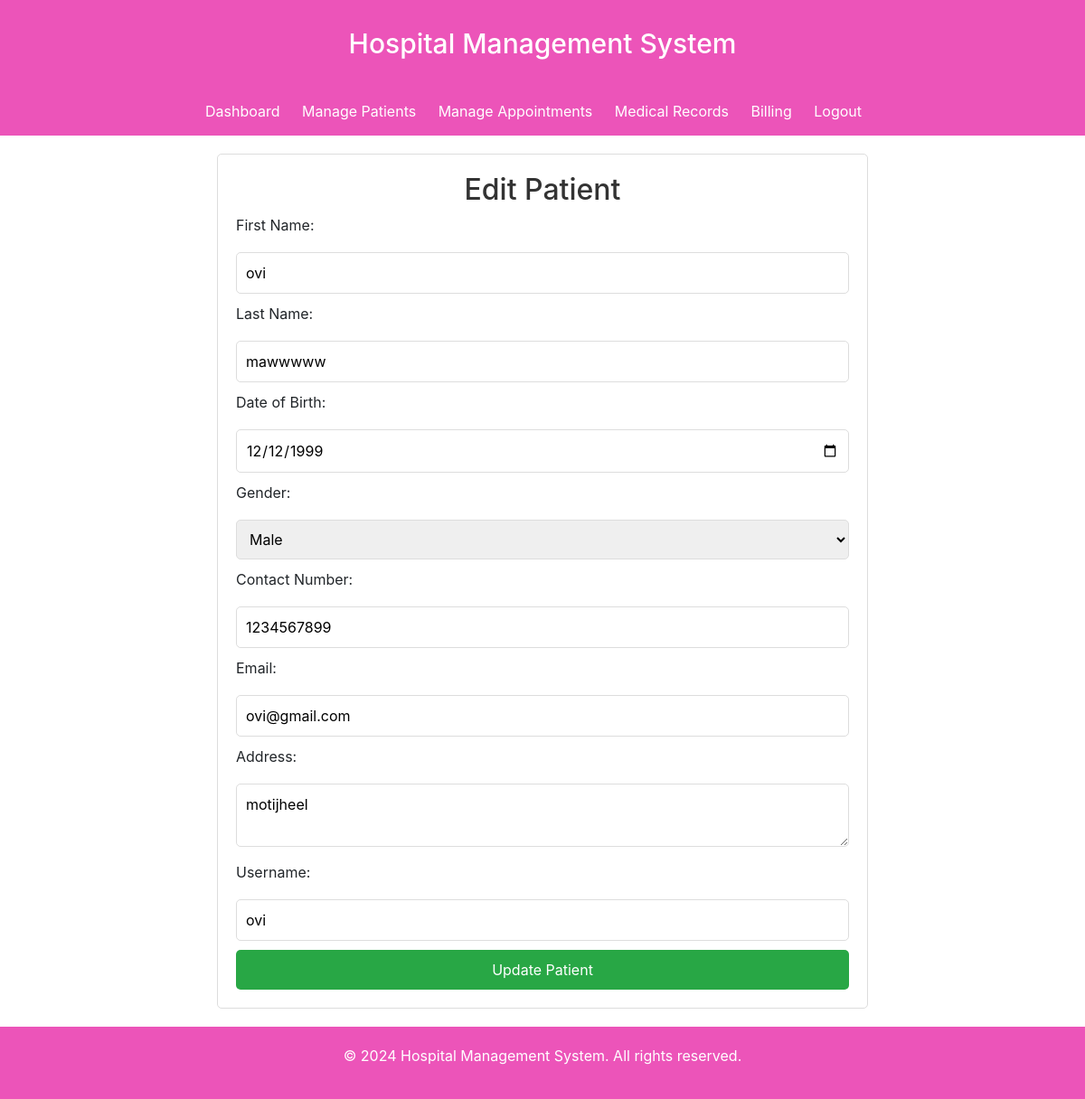
The page /patients/edit_patient.php?patient_id=2 (signed in) on the database its author committed.
### tables this page shows
CREATE TABLE `patients` (
  `patient_id` int(11) NOT NULL,
  `first_name` varchar(100) NOT NULL,
  `last_name` varchar(100) NOT NULL,
  `date_of_birth` date NOT NULL,
  `gender` enum('Male','Female','Other') NOT NULL,
  `contact_number` varchar(15) NOT NULL,
  `email` varchar(150) NOT NULL,
  `address` text NOT NULL,
  `username` varchar(50) NOT NULL,
  `password` varchar(255) NOT NULL,
  `created_at` timestamp NOT NULL DEFAULT current_timestamp()
);

### patients/edit_patient.php (the view, shortened to what this page needs)
<?php
include '../config/db.php';
if (isset($_GET['patient_id'])) {
    try {
        $patient_id = $_GET['patient_id'];
        $sql = "SELECT * FROM patients WHERE patient_id = ?";
        $stmt = $conn->prepare($sql);
        $stmt->execute([$patient_id]);
        $patient = $stmt->fetch();
    } catch (PDOException $e) {
        die("Database error: " . $e->getMessage());
    }
} else {
    header("Location: view_patients.php");
    exit();
}
?>
<?php include '../includes/header.php'; ?>
<div class="form-container">
    <h2>Edit Patient</h2>
    <form method="POST" action="edit_patient.php">
        <label for="first_name">First Name:</label>
        <input type="text" id="first_name" name="first_name" value="<?php echo htmlspecialchars($patient['first_name']); ?>" required>
        <label for="last_name">Last Name:</label>
        <input type="text" id="last_name" name="last_name" value="<?php echo htmlspecialchars($patient['last_name']); ?>" required>
        <label for="date_of_birth">Date of Birth:</label>
        <input type="date" id="date_of_birth" name="date_of_birth" value="<?php echo $patient['date_of_birth']; ?>" required>
        <label for="gender">Gender:</label>
        <select id="gender" name="gender" required>
            <option value="Male" <?php if ($patient['gender'] === 'Male') echo 'selected'; ?>>Male</option>
        </select>
        <label for="contact_number">Contact Number:</label>
        <input type="text" id="contact_number" name="contact_number" value="<?php echo htmlspecialchars($patient['contact_number']); ?>" required>
        <label for="email">Email:</label>
        <input type="email" id="email" name="email" value="<?php echo htmlspecialchars($patient['email']); ?>" required>
        <label for="address">Address:</label>
        <textarea id="address" name="address" required><?php echo htmlspecialchars($patient['address']); ?></textarea>
        <label for="username">Username:</label>
        <input type="text" id="username" name="username" value="<?php echo htmlspecialchars($patient['username']); ?>" required>
        <button type="submit" name="update_patient">Update Patient</button>
    </form>
</div>
<?php include '../includes/footer.php'; ?>

### assets/css/styles.css (style rules this page uses)
body { font-family: Arial, sans-serif; margin: 0; padding: 0; background-color: #f4f4f4; }
.form-container { width: 60%; margin: 20px auto 100px; padding: 20px; background-color: #fff; border: 1px solid #ddd; border-radius: 5px; }
.form-container h2 { text-align: center; color: #333; }
.form-container form input, .form-container form select, .form-container form textarea { width: 100%; padding: 10px; margin: 10px 0; border: 1px solid #ddd; border-radius: 5px; }
.form-container form button { width: 100%; padding: 10px; background-color: #28a745; color: white; border: none; border-radius: 5px; cursor: pointer; }

### rows shown on the page
patients: first_name "ovi", last_name "mawwwww", date_of_birth "12/12/1999", gender "Male", contact_number "1234567899", email "ovi@gmail.com", address "motijheel", username "ovi"
